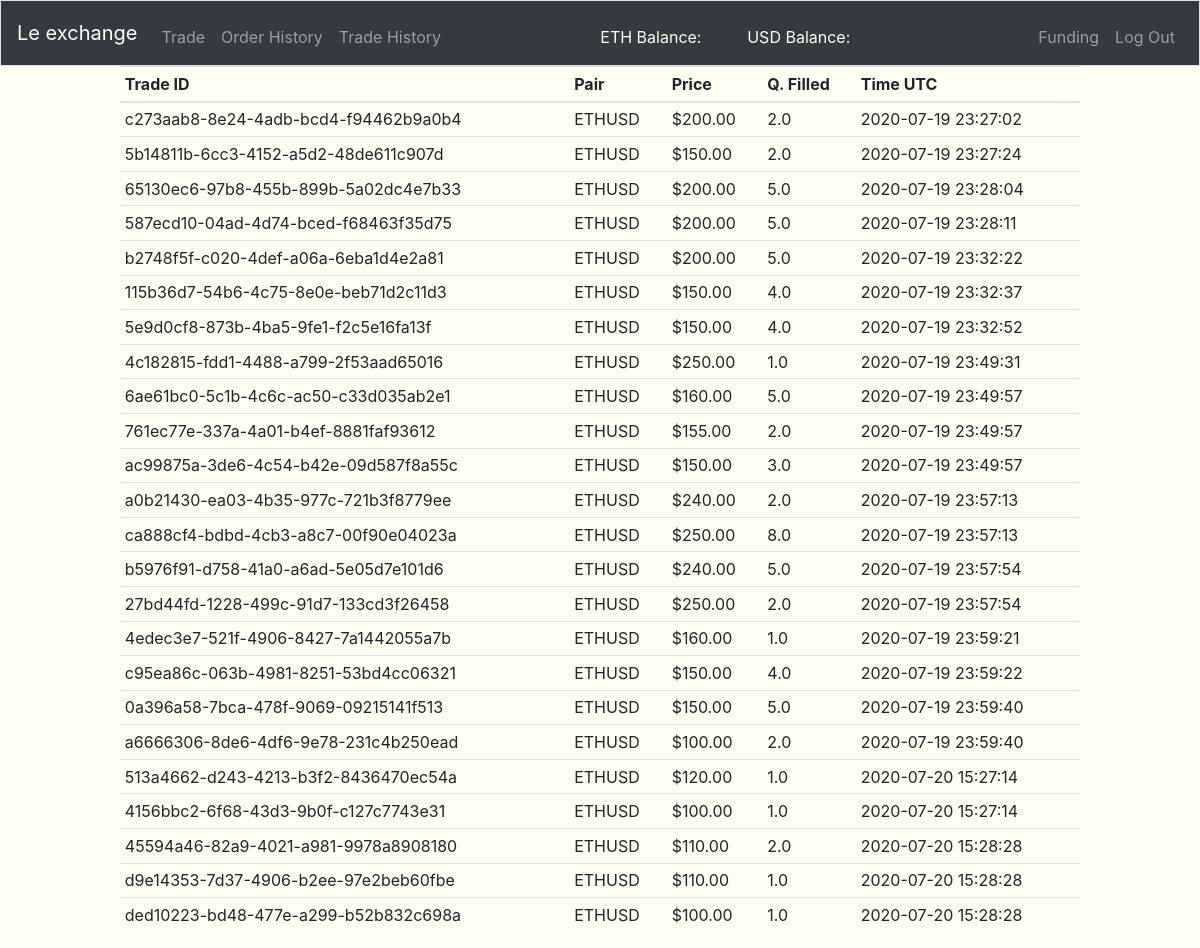
The app's page /trade-history (signed in) with its own data.
### tables this page shows
CREATE TABLE "trade_history" (
	"trade_id"	VARCHAR(255),
	"pair"	VARCHAR(255) NOT NULL,
	"price"	REAL NOT NULL,
	"quantity"	REAL NOT NULL,
	"taker_order"	VARCHAR(255) NOT NULL,
	"maker_order"	VARCHAR(255) NOT NULL,
	"time"	INTEGER NOT NULL,
	PRIMARY KEY("trade_id")
);

### views.py (the view)
@app.route('/trade-history', methods=["GET"])
@login_required
def trade_history():
    trade_history = db.execute(
        "SELECT * FROM trade_history")
    return render_template("trade_history.html", trade_history=trade_history)

### app.py (called while the page is built)
@app.after_request
def after_request(response):
    response.headers["Cache-Control"] = "no-cache, no-store, must-revalidate"
    response.headers["Expires"] = 0
    response.headers["Pragma"] = "no-cache"
    return response

### helper.py (called while the page is built)
def login_required(f):
    @wraps(f)
    def decorated_function(*args, **kwargs):
        if session.get("user_id") is None:
            return redirect("/login"), 403
        return f(*args, **kwargs)
    return decorated_function

def usd(value):
    return f"${value:,.2f}"

def timeformater(time):
    return datetime.datetime.utcfromtimestamp(time)

### templates/trade_history.html (shortened to what this page needs)
{% extends "layout.html" %}
{% block main %}
<table class="table table-hover table-sm" style="width: 80%; margin-left: auto; margin-right: auto;">
  <thead s>
    <tr>
      <th scope="col">Trade ID</th>
      <th scope="col">Pair</th>
      <th scope="col">Price</th>
      <th scope="col">Q. Filled</th>
      <th scope="col">Time UTC</th>
    </tr>
  </thead>
  <tbody>
    {% for i in trade_history %}
      <tr>
        <td>{{i.trade_id}}</td>
        <td>{{i.pair}}</td>
        <td>{{i.price|usd}}</td>
        <td>{{i.quantity}}</td>
        <td>{{i.time|timeformater}}</td>
      </tr>
    {% endfor %}
  </tbody>
</table>
{% endblock %}

### templates/layout.html (shortened to what this page needs)
<!DOCTYPE html>
<html lang="en">
    <head>
      <link href="static/styles.css" rel="stylesheet">
      <link rel="stylesheet" href="https://stackpath.bootstrapcdn.com/bootstrap/4.4.1/css/bootstrap.min.css">
    </head>
    <body style="background-color: #fffef2;">
      <nav class="navbar navbar-expand-md navbar-dark bg-dark border">
        <a class="navbar-brand" href="/">Le exchange</a>
        <div class="collapse navbar-collapse" id="navbar">
            {% if session.user_id %}
                <ul class="navbar-nav mr-auto mt-2">
                    <li class="nav-item"><a class="nav-link" href="/trade">Trade</a></li>
                    <li class="nav-item"><a class="nav-link" href="/order-history">Order History</a></li>
                    <li class="nav-item"><a class="nav-link" href="/trade-history">Trade History</a></li>
                </ul>
                <ul class="navbar-nav mr-auto mt-2 container" style="width: 30%;">
                    <li class="nav-item col" style="color: ivory;">ETH Balance: </li><div style="color: fuchsia;" id="user_navbar_eth_balance"></div>
                    <li class="nav-item col" style="color: ivory;">USD Balance: </li><div style="color: greenyellow;" id="user_navbar_usd_balance"></div>
                </ul>
                <ul class="navbar-nav ml-auto mt-2">
                    <li class="nav-item"><a class="nav-link" href="/funding">Funding</a></li>
                    <li class="nav-item"><a class="nav-link" href="/logout">Log Out</a></li>
                </ul>
            {% else %}
                <ul class="navbar-nav ml-auto mt-2">
                    <li class="nav-item"><a class="nav-link" href="/register">Register</a></li>
                    <li class="nav-item"><a class="nav-link" href="/login">Log In</a></li>
                </ul>
            {% endif %}
        </div>
    </nav>
        {% block main %}{% endblock %}
      </body>
</html>

### records on screen
trade_history: trade_id "c273aab8-8e24-4adb-bcd4-f94462b9a0b4", pair "ETHUSD", price "$200.00", quantity "2.0", time "2020-07-19 23:27:02"
trade_history: trade_id "5b14811b-6cc3-4152-a5d2-48de611c907d", pair "ETHUSD", price "$150.00", quantity "2.0", time "2020-07-19 23:27:24"
trade_history: trade_id "65130ec6-97b8-455b-899b-5a02dc4e7b33", pair "ETHUSD", price "$200.00", quantity "5.0", time "2020-07-19 23:28:04"
trade_history: trade_id "587ecd10-04ad-4d74-bced-f68463f35d75", pair "ETHUSD", price "$200.00", quantity "5.0", time "2020-07-19 23:28:11"
trade_history: trade_id "b2748f5f-c020-4def-a06a-6eba1d4e2a81", pair "ETHUSD", price "$200.00", quantity "5.0", time "2020-07-19 23:32:22"
trade_history: trade_id "115b36d7-54b6-4c75-8e0e-beb71d2c11d3", pair "ETHUSD", price "$150.00", quantity "4.0", time "2020-07-19 23:32:37"
trade_history: trade_id "5e9d0cf8-873b-4ba5-9fe1-f2c5e16fa13f", pair "ETHUSD", price "$150.00", quantity "4.0", time "2020-07-19 23:32:52"
trade_history: trade_id "4c182815-fdd1-4488-a799-2f53aad65016", pair "ETHUSD", price "$250.00", quantity "1.0", time "2020-07-19 23:49:31"
trade_history: trade_id "6ae61bc0-5c1b-4c6c-ac50-c33d035ab2e1", pair "ETHUSD", price "$160.00", quantity "5.0", time "2020-07-19 23:49:57"
trade_history: trade_id "761ec77e-337a-4a01-b4ef-8881faf93612", pair "ETHUSD", price "$155.00", quantity "2.0", time "2020-07-19 23:49:57"
trade_history: trade_id "ac99875a-3de6-4c54-b42e-09d587f8a55c", pair "ETHUSD", price "$150.00", quantity "3.0", time "2020-07-19 23:49:57"
trade_history: trade_id "a0b21430-ea03-4b35-977c-721b3f8779ee", pair "ETHUSD", price "$240.00", quantity "2.0", time "2020-07-19 23:57:13"
trade_history: trade_id "ca888cf4-bdbd-4cb3-a8c7-00f90e04023a", pair "ETHUSD", price "$250.00", quantity "8.0", time "2020-07-19 23:57:13"
trade_history: trade_id "b5976f91-d758-41a0-a6ad-5e05d7e101d6", pair "ETHUSD", price "$240.00", quantity "5.0", time "2020-07-19 23:57:54"
trade_history: trade_id "27bd44fd-1228-499c-91d7-133cd3f26458", pair "ETHUSD", price "$250.00", quantity "2.0", time "2020-07-19 23:57:54"
trade_history: trade_id "4edec3e7-521f-4906-8427-7a1442055a7b", pair "ETHUSD", price "$160.00", quantity "1.0", time "2020-07-19 23:59:21"
trade_history: trade_id "c95ea86c-063b-4981-8251-53bd4cc06321", pair "ETHUSD", price "$150.00", quantity "4.0", time "2020-07-19 23:59:22"
trade_history: trade_id "0a396a58-7bca-478f-9069-09215141f513", pair "ETHUSD", price "$150.00", quantity "5.0", time "2020-07-19 23:59:40"
trade_history: trade_id "a6666306-8de6-4df6-9e78-231c4b250ead", pair "ETHUSD", price "$100.00", quantity "2.0", time "2020-07-19 23:59:40"
trade_history: trade_id "513a4662-d243-4213-b3f2-8436470ec54a", pair "ETHUSD", price "$120.00", quantity "1.0", time "2020-07-20 15:27:14"
trade_history: trade_id "4156bbc2-6f68-43d3-9b0f-c127c7743e31", pair "ETHUSD", price "$100.00", quantity "1.0", time "2020-07-20 15:27:14"
trade_history: trade_id "45594a46-82a9-4021-a981-9978a8908180", pair "ETHUSD", price "$110.00", quantity "2.0", time "2020-07-20 15:28:28"
trade_history: trade_id "d9e14353-7d37-4906-b2ee-97e2beb60fbe", pair "ETHUSD", price "$110.00", quantity "1.0", time "2020-07-20 15:28:28"
trade_history: trade_id "ded10223-bd48-477e-a299-b52b832c698a", pair "ETHUSD", price "$100.00", quantity "1.0", time "2020-07-20 15:28:28"
